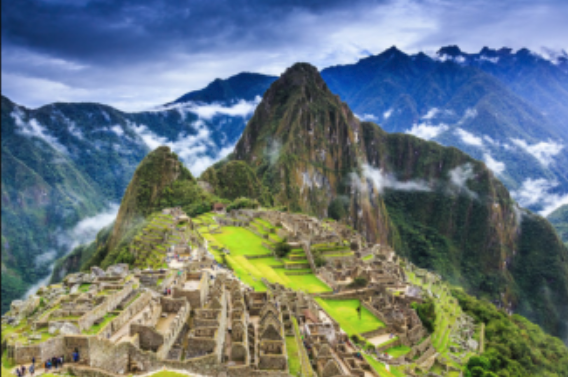
#> input picture gah2-ep2/machupicchu.png, 568 x 377 px
$ python sesion10-1machupicchu.py
#> lines starting #> are read from the running program, lines starting #| are printed output that depends on the picture
import numpy as np
import matplotlib.pyplot as plt
from PIL import Image
image = Image.open("machupicchu.png")
#> image is the input picture: PIL image 568x377 RGBA; mean R, G, B, A 105.6, 119.9, 124.4, 255
matrix = np.array(image)
plt.imshow(matrix[200:400,:500])
plt.show()
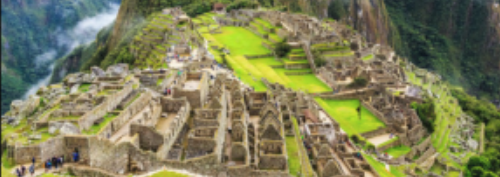
#> shown: shape (177, 500, 4); mean R, G, B, A 126.7, 126.6, 89.7, 255
